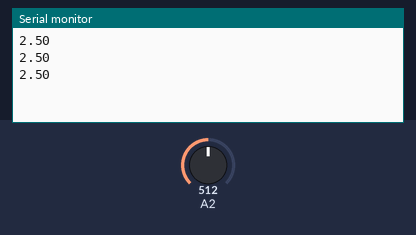
The sketch below on a simulated Arduino Uno, built with avr-gcc and run on an emulated ATmega328P. Parts: the last lines printed to the serial monitor. Inputs (shaded band) come from the test bench; at power-on: A2 = 512.

Above: at 1.3 s.
1.4 s: A2 set to 716
At 1.9 s:
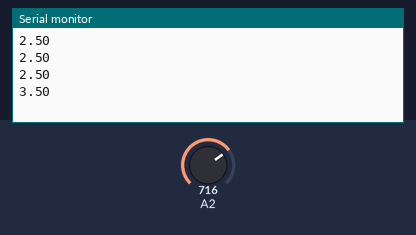
2.9 s: A2 set to 900
At 3.4 s:
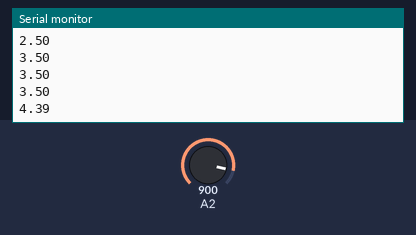
Timing chart, 0 to 5.9 s (numbered marks = the images above; inputs shaded):
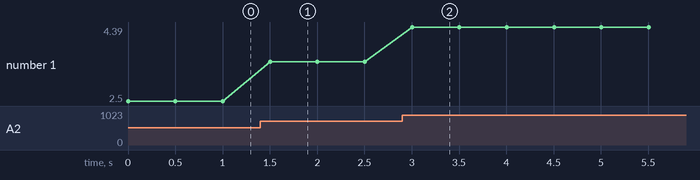

Measured:
- after the input at 1.4 s, the serial monitor: prints a new line after 0.10 s (image 1)
- after the input at 2.9 s, the serial monitor: prints a new line after 0.10 s (image 2)
- plotted number 1: 2.5 → 3.5 after the input at 1.4 s, 3.5 → 4.39 after the input at 2.9 s

The sketch:

CodigoSegundoProjeto.ino
```cpp
void setup(){
  Serial.begin(9600);
}

void loop(){
  //Serial.println(analogRead(2));
  Serial.println(0.0048828125* analogRead(2));
  delay(500);
}
```
